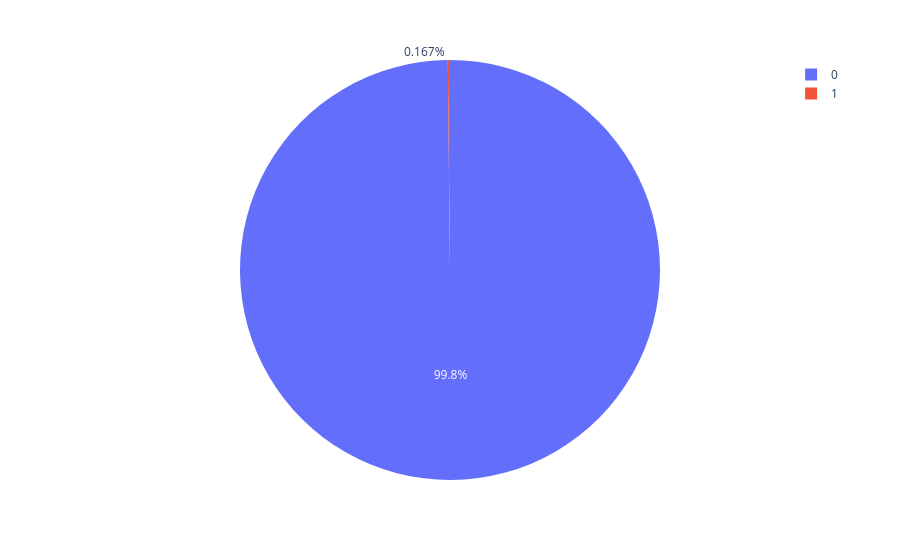

Write notebook code for a chart like this one.
### Code cell
fig2 = px.pie(
     values=data['Class'].value_counts(),   
     names= [0,1]
 )
 
 fig2.show()

### Figure 1 — Plotly figure (JSON) as saved in the notebook; plotly's stock layout.template omitted (floating-point values rounded to 4 significant figures)
{"data": [{"domain": {"x": [0, 1], "y": [0, 1]}, "hovertemplate": "label=%{label}<br>value=%{value}<extra></extra>", "labels": [0, 1], "legendgroup": "", "name": "", "showlegend": true, "type": "pie", "values": [283253, 473]}], "layout": {"legend": {"tracegroupgap": 0}, "margin": {"t": 60}}}
